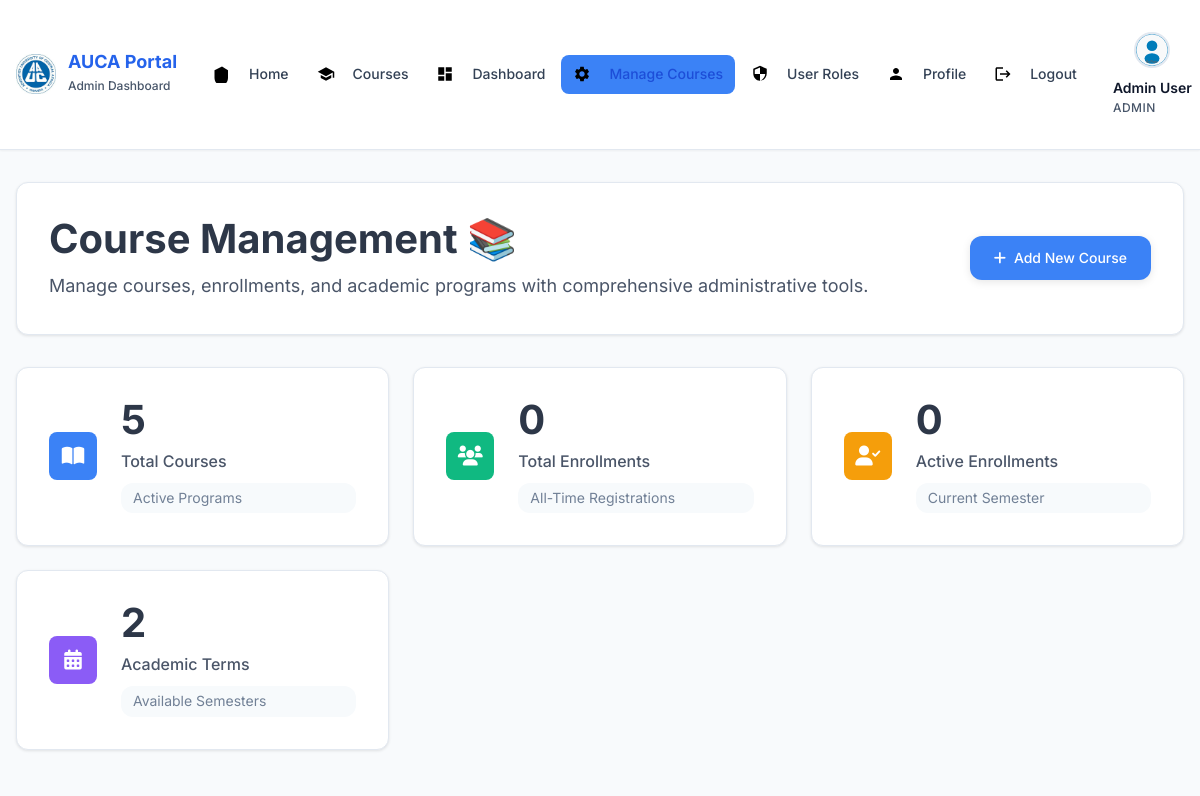
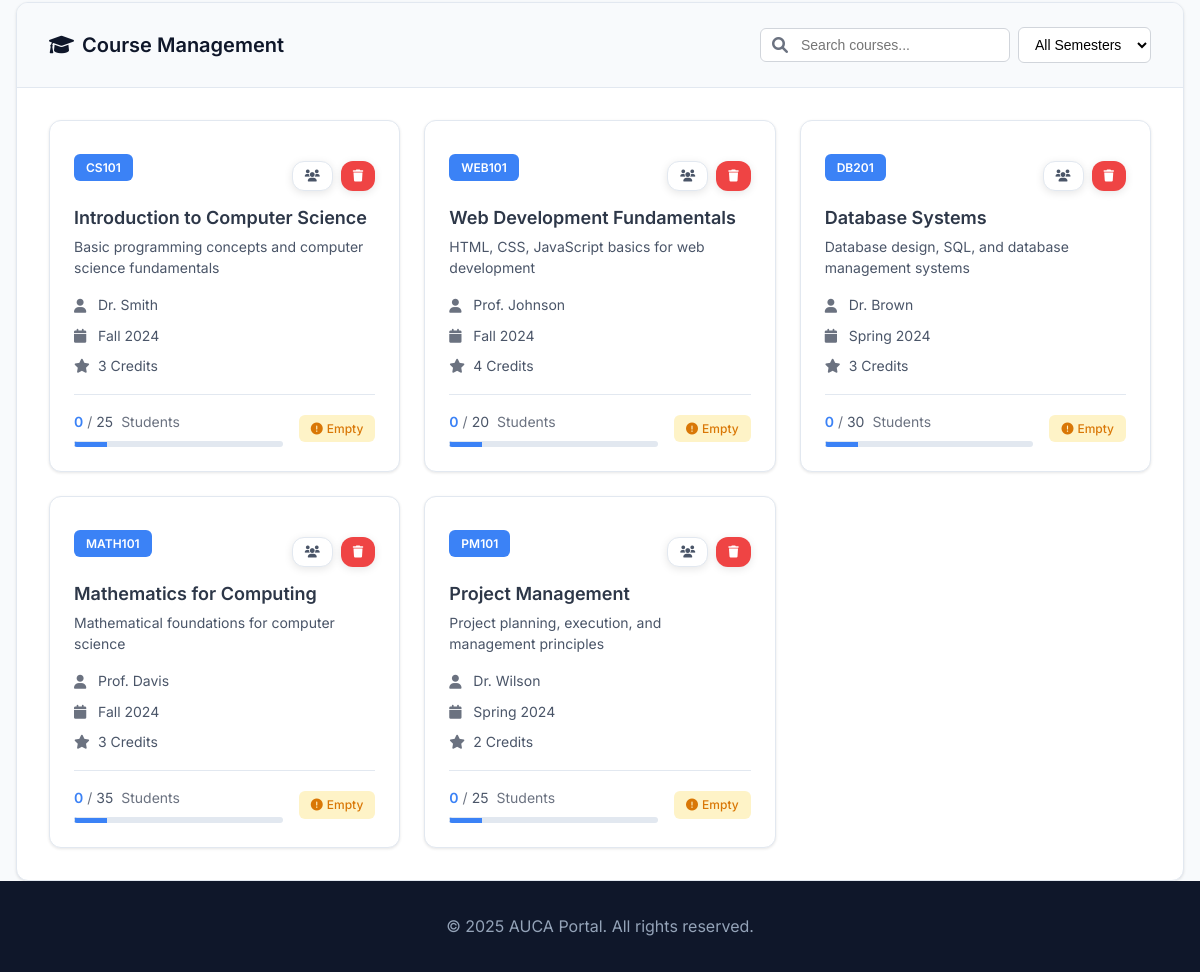
The app's page /admin_courses.php (signed in) with its own data (2 pictures, top to bottom).
### tables this page shows
CREATE TABLE IF NOT EXISTS students (
    id INT AUTO_INCREMENT PRIMARY KEY,
    full_name VARCHAR(255) NOT NULL,
    email VARCHAR(255) NOT NULL UNIQUE,
    phone VARCHAR(20) NULL,
    address TEXT NULL,
    username VARCHAR(100) NOT NULL UNIQUE,
    password_hash VARCHAR(255) NOT NULL,
    role ENUM('student', 'admin') DEFAULT 'student',
    profile_picture VARCHAR(255) DEFAULT NULL,
    created_at TIMESTAMP DEFAULT CURRENT_TIMESTAMP
);

CREATE TABLE IF NOT EXISTS courses (
    id INT AUTO_INCREMENT PRIMARY KEY,
    course_name VARCHAR(255) NOT NULL,
    course_code VARCHAR(20) NOT NULL UNIQUE,
    description TEXT,
    instructor VARCHAR(255) NOT NULL,
    credits INT DEFAULT 3,
    semester VARCHAR(50) NOT NULL,
    max_students INT DEFAULT 30,
    created_at TIMESTAMP DEFAULT CURRENT_TIMESTAMP
);

### admin_courses.php (the view, shortened to what the rows shown need)
<?php
require __DIR__ . '/includes/db.php';
try {
    $stmt = $pdo->query("
        SELECT c.*,
               COUNT(e.id) as total_enrollments,
               SUM(CASE WHEN e.status = 'enrolled' THEN 1 ELSE 0 END) as active_enrollments,
               SUM(CASE WHEN e.status = 'completed' THEN 1 ELSE 0 END) as completed_enrollments,
               SUM(CASE WHEN e.status = 'dropped' THEN 1 ELSE 0 END) as dropped_enrollments
        FROM courses c
        LEFT JOIN enrollments e ON c.id = e.course_id
        GROUP BY c.id
        ORDER BY c.created_at DESC
    ");
    $courses = $stmt->fetchAll();
} catch (PDOException $e) {
    $courses = [];
    $error = 'Database error: ' . $e->getMessage();
}
?>
<!DOCTYPE html>
<html lang="en">
<head>
    <link rel="stylesheet" href="assets/css/style.css">
    <link rel="stylesheet" href="assets/css/icons.css">
    <link rel="stylesheet" href="assets/css/dashboard.css">
    <link rel="stylesheet" href="https://cdnjs.cloudflare.com/ajax/libs/font-awesome/6.0.0/css/all.min.css">
</head>
<body>
    <?php require __DIR__ . '/includes/navigation.php'; ?>
    <main class="dashboard-main">
        <div class="dashboard-container">
            <header class="dashboard-header">
                <div class="welcome-section">
                    <div class="welcome-text">
                        <h1 class="dashboard-title">
                            Course Management 📚
                        </h1>
                    </div>
                </div>
            </header>
            <div class="dashboard-card courses-management-card">
                <div class="card-header">
                    <h2>
                        <i class="fas fa-graduation-cap"></i>
                        Course Management
                    </h2>
                </div>
                <div class="card-content">
                    <?php if (empty($courses)): ?>
                        <div class="empty-state">
                            <div class="empty-icon">
                                <i class="fas fa-book-open"></i>
                            </div>
                            <h3>No Courses Found</h3>
                            <p>Get started by adding your first course to the system.</p>
                            <a href="admin_add_course.php" class="btn btn-primary">
                                <i class="fas fa-plus"></i>
                                Add First Course
                            </a>
                        </div>
                    <?php else: ?>
                        <div class="courses-grid">
                            <?php foreach ($courses as $course): ?>
                            <div class="course-item" data-semester="<?= htmlspecialchars($course['semester']) ?>">
                                <div class="course-header">
                                    <div class="course-code"><?= htmlspecialchars($course['course_code']) ?></div>
                                    <div class="course-actions">
                                                                        <button class="btn btn-sm btn-secondary" onclick="viewEnrollments(<?= $course['id'] ?>)" title="View Enrollments">
                                    <i class="fas fa-users"></i>
                                </button>
                                        <button class="btn btn-sm btn-danger"
                                                onclick="confirmDelete(<?= $course['id'] ?>, '<?= htmlspecialchars($course['course_name']) ?>')"
                                                title="Delete Course">
                                            <i class="fas fa-trash"></i>
                                        </button>
                                    </div>
                                </div>
                                <div class="course-body">
                                    <h3 class="course-title"><?= htmlspecialchars($course['course_name']) ?></h3>
                                    <p class="course-description">
                                        <?= htmlspecialchars(strlen($course['description']) > 120 ? substr($course['description'], 0, 120) . '...' : $course['description']) ?>
                                    </p>
                                    <div class="course-meta">
                                        <div class="meta-item">
                                            <i class="fas fa-user"></i>
                                            <span><?= htmlspecialchars($course['instructor']) ?></span>
                                        </div>
                                        <div class="meta-item">
                                            <i class="fas fa-calendar"></i>
                                            <span><?= htmlspecialchars($course['semester']) ?></span>
                                        </div>
                                        <div class="meta-item">
                                            <i class="fas fa-star"></i>
                                            <span><?= $course['credits'] ?> Credits</span>
                                        </div>
                                    </div>
                                </div>
                                <div class="course-footer">
                                    <div class="enrollment-status">
                                        <div class="enrollment-info">
                                            <span class="enrolled-count"><?= $course['active_enrollments'] ?></span>
                                            <span class="separator">/</span>
                                            <span class="max-capacity"><?= $course['max_students'] ?></span>
                                            <span class="label">Students</span>
                                        </div>
                                        <div class="enrollment-bar">
                                            <div class="enrollment-progress" style="width: <?= $course['max_students'] > 0 ? ($course['active_enrollments'] / $course['max_students']) * 100 : 0 ?>%"></div>
                                        </div>
                                    </div>
                                    <div class="course-status">
                                        <?php if ($course['active_enrollments'] >= $course['max_students']): ?>
                                            <span class="status-badge status-full">
                                                <i class="fas fa-times-circle"></i>
                                                Full
                                            </span>
                                        <?php else: ?>
                                            <span class="status-badge status-empty">
                                                <i class="fas fa-exclamation-circle"></i>
                                                Empty
                                            </span>
                                        <?php endif; ?>
                                    </div>
                                </div>
                            </div>
                            <?php endforeach; ?>
                        </div>
                    <?php endif; ?>
                </div>
            </div>
        </div>
    </main>
</body>
</html>

### includes/navigation.php (shortened to what the rows shown need)
<?php
$is_logged_in = isset($_SESSION['user_id']);
$user_info = null;
if ($is_logged_in) {
    try {
        $stmt = $pdo->prepare('SELECT full_name, role, profile_picture FROM students WHERE id = :id');
        $stmt->execute([':id' => $_SESSION['user_id']]);
        $user_info = $stmt->fetch();
    } catch (PDOException $e) {
    }
}
?>
<header class="header">
    <div class="container">
        <div class="header-content">
            <div class="logo-section">
                <div class="logo-text">
                    <h1>AUCA Portal</h1>
                </div>
            </div>
            <?php if ($is_logged_in && $user_info): ?>
                <div class="user-info">
                    <?php
                    $profile_picture = $user_info['profile_picture'];
                    if ($profile_picture && file_exists(__DIR__ . '/../assets/images/profiles/' . $profile_picture)) {
                        $picture_url = 'assets/images/profiles/' . htmlspecialchars($profile_picture);
                    } else {
                        $picture_url = 'assets/images/default-avatar.svg';
                    }
                    ?>
                    <img src="<?= $picture_url ?>" alt="Profile" class="profile-pic-small">
                    <div class="user-details">
                        <span class="user-name"><?= htmlspecialchars($user_info['full_name']) ?></span>
                        <span class="user-role"><?= ucfirst($user_info['role']) ?></span>
                    </div>
                </div>
            <?php endif; ?>
        </div>
    </div>
</header>

### records on screen
students: full_name "Admin User", role "ADMIN"
courses: course_code "CS101", course_name "Introduction to Computer Science", description "Basic programming concepts and computer science fundamentals", instructor "Dr. Smith", semester "Fall 2024", credits "3", active_enrollments "0", max_students "25", shows "Empty"
courses: course_code "WEB101", course_name "Web Development Fundamentals", description "HTML, CSS, JavaScript basics for web development", instructor "Prof. Johnson", semester "Fall 2024", credits "4", active_enrollments "0", max_students "20", shows "Empty"
courses: course_code "DB201", course_name "Database Systems", description "Database design, SQL, and database management systems", instructor "Dr. Brown", semester "Spring 2024", credits "3", active_enrollments "0", max_students "30", shows "Empty"
courses: course_code "MATH101", course_name "Mathematics for Computing", description "Mathematical foundations for computer science", instructor "Prof. Davis", semester "Fall 2024", credits "3", active_enrollments "0", max_students "35", shows "Empty"
courses: course_code "PM101", course_name "Project Management", description "Project planning, execution, and management principles", instructor "Dr. Wilson", semester "Spring 2024", credits "2", active_enrollments "0", max_students "25", shows "Empty"

### other values on screen
$totalCourses "5"
$totalEnrollments "0"
$activeEnrollments "0"
$totalSemesters "2"
